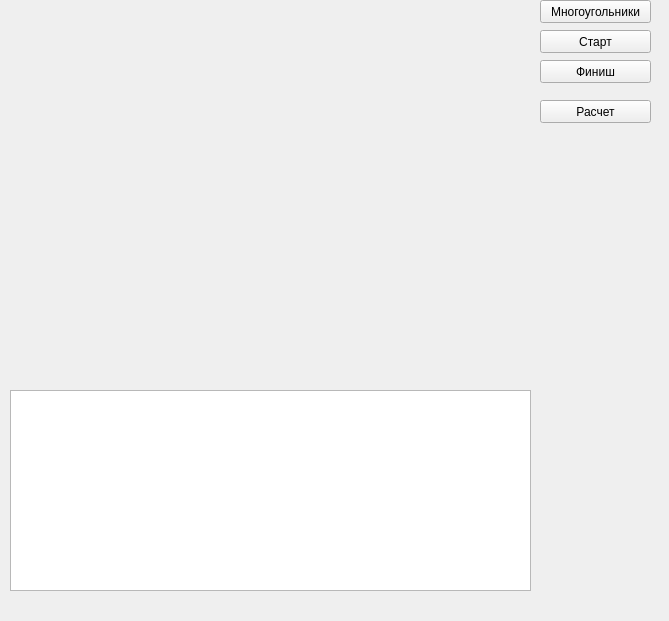
<?xml version="1.0" encoding="UTF-8"?>
<ui version="4.0">
 <class>MainWindow</class>
 <widget class="QMainWindow" name="MainWindow">
  <property name="geometry">
   <rect>
    <x>0</x>
    <y>0</y>
    <width>669</width>
    <height>621</height>
   </rect>
  </property>
  <property name="windowTitle">
   <string>MainWindow</string>
  </property>
  <widget class="QWidget" name="centralwidget">
   <widget class="MyWidget" name="widget" native="true">
    <property name="geometry">
     <rect>
      <x>10</x>
      <y>10</y>
      <width>521</width>
      <height>371</height>
     </rect>
    </property>
   </widget>
   <widget class="QPushButton" name="pushButton">
    <property name="geometry">
     <rect>
      <x>540</x>
      <y>0</y>
      <width>111</width>
      <height>23</height>
     </rect>
    </property>
    <property name="text">
     <string>Многоугольники</string>
    </property>
   </widget>
   <widget class="QPushButton" name="pushButton_2">
    <property name="geometry">
     <rect>
      <x>540</x>
      <y>30</y>
      <width>111</width>
      <height>23</height>
     </rect>
    </property>
    <property name="text">
     <string>Старт</string>
    </property>
   </widget>
   <widget class="QPushButton" name="pushButton_3">
    <property name="geometry">
     <rect>
      <x>540</x>
      <y>60</y>
      <width>111</width>
      <height>23</height>
     </rect>
    </property>
    <property name="text">
     <string>Финиш</string>
    </property>
   </widget>
   <widget class="QPushButton" name="pushButton_4">
    <property name="geometry">
     <rect>
      <x>540</x>
      <y>100</y>
      <width>111</width>
      <height>23</height>
     </rect>
    </property>
    <property name="text">
     <string>Расчет</string>
    </property>
   </widget>
   <widget class="QPlainTextEdit" name="plainTextEdit">
    <property name="geometry">
     <rect>
      <x>10</x>
      <y>390</y>
      <width>521</width>
      <height>201</height>
     </rect>
    </property>
   </widget>
  </widget>
  <widget class="QMenuBar" name="menubar">
   <property name="geometry">
    <rect>
     <x>0</x>
     <y>0</y>
     <width>669</width>
     <height>21</height>
    </rect>
   </property>
  </widget>
 </widget>
 <customwidgets>
  <customwidget>
   <class>MyWidget</class>
   <extends>QWidget</extends>
   <header>mywidget.h</header>
   <container>1</container>
  </customwidget>
 </customwidgets>
 <resources/>
 <connections/>
</ui>
